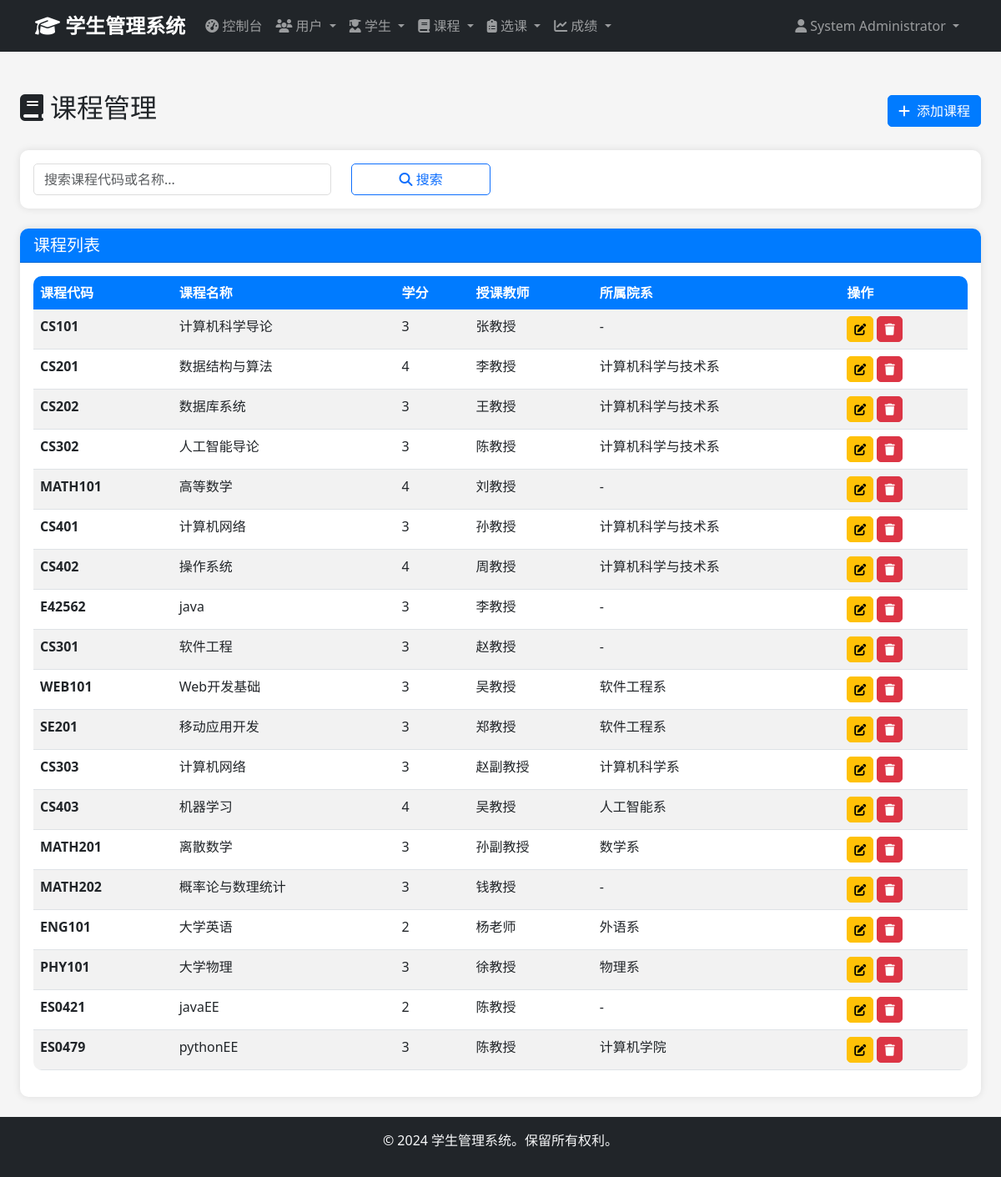
The page /admin/courses (signed in) on the database as committed earlier.
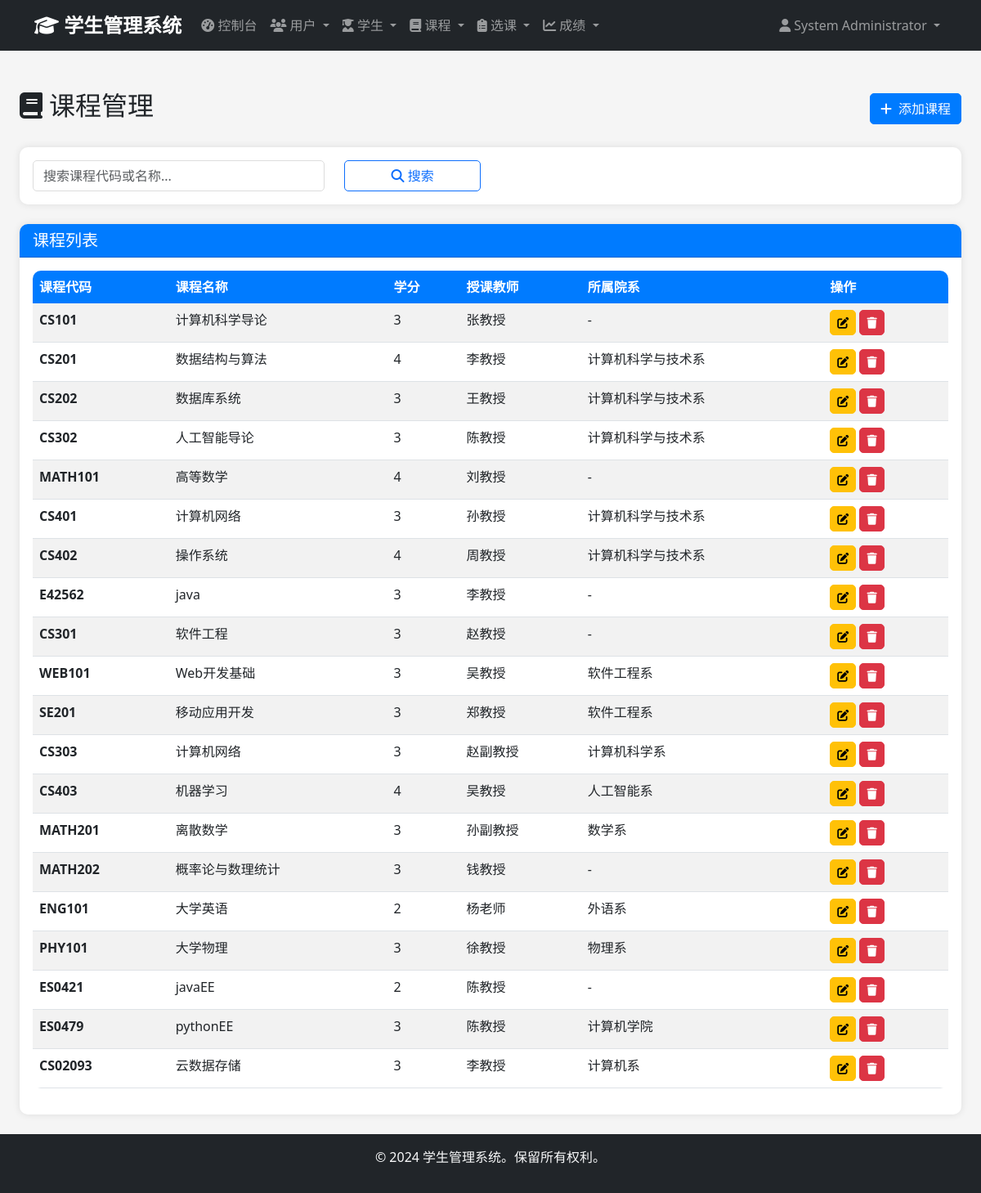
The same page on the database as committed later.
### app/models/user.py (models this page shows, shortened)
class User(UserMixin, db.Model):
    __tablename__ = 'users'
    id = db.Column(db.Integer, primary_key=True)
    username = db.Column(db.String(50), unique=True, nullable=False)
    email = db.Column(db.String(100), unique=True, nullable=False)
    password_hash = db.Column(db.String(255), nullable=False)
    full_name = db.Column(db.String(100), nullable=False)
    phone = db.Column(db.String(20))
    role = db.Column(db.Enum('admin', 'student', name='user_role'), nullable=False, default='student')
    is_active = db.Column(db.Boolean, default=True)
    created_at = db.Column(db.DateTime, default=datetime.utcnow)
    updated_at = db.Column(db.DateTime, default=datetime.utcnow, onupdate=datetime.utcnow)
    administrator = db.relationship('Administrator', backref='user', uselist=False, cascade='all, delete-orphan')
    def is_admin(self):
        return self.role == 'admin'

### app/models/course.py (models this page shows, shortened)
class Course(db.Model):
    __tablename__ = 'courses'
    id = db.Column(db.Integer, primary_key=True)
    course_code = db.Column(db.String(20), unique=True, nullable=False)
    course_name = db.Column(db.String(100), nullable=False)
    description = db.Column(db.Text)
    credits = db.Column(db.Integer, nullable=False, default=3)
    department = db.Column(db.String(100))
    instructor = db.Column(db.String(100))
    created_at = db.Column(db.DateTime, default=datetime.utcnow)
    updated_at = db.Column(db.DateTime, default=datetime.utcnow, onupdate=datetime.utcnow)
    enrollments = db.relationship('Enrollment', backref='course', lazy='dynamic', cascade='all, delete-orphan')

### app/views/admin.py (the view)
@admin_bp.route('/courses')
@login_required
@admin_required
def courses():
    page = request.args.get('page', 1, type=int)
    search = request.args.get('search', '')
    query = Course.query
    if search:
        query = query.filter(
            (Course.course_code.contains(search)) |
            (Course.course_name.contains(search)) |
            (Course.instructor.contains(search))
        )
    courses = query.paginate(
        page=page,
        per_page=20,
        error_out=False
    )
    return render_template('admin/courses/index.html', courses=courses, search=search)

### app/views/auth.py (called while the page is built)
def admin_required(f):
    @wraps(f)
    def decorated_function(*args, **kwargs):
        if not current_user.is_authenticated or not current_user.is_admin():
            flash('访问被拒绝。需要管理员权限。', 'error')
            return redirect(url_for('auth.login'))
        return f(*args, **kwargs)
    return decorated_function

### app/templates/admin/courses/index.html (shortened to what this page needs)
{% extends "base.html" %}
{% block content %}
<div class="container-fluid mt-4">
    <div class="d-flex justify-content-between align-items-center mb-4">
        <div class="d-flex align-items-center">
            <h2>
                <i class="fas fa-book me-2"></i>课程管理
            </h2>
        </div>
        <a href="{{ url_for('admin.create_course') }}" class="btn btn-primary">
            <i class="fas fa-plus me-2"></i>添加课程
        </a>
    </div>
    <div class="card mb-4">
        <div class="card-body">
            <form method="GET" action="{{ url_for('admin.courses') }}">
                <div class="row">
                    <div class="col-md-4">
                        <input type="text" class="form-control" name="search" placeholder="搜索课程代码或名称..."
                               value="{{ search }}">
                    </div>
                    <div class="col-md-2">
                        <button type="submit" class="btn btn-outline-primary w-100">
                            <i class="fas fa-search"></i> 搜索
                        </button>
                    </div>
                </div>
            </form>
        </div>
    </div>
    <div class="card">
        <div class="card-header">
            <h5 class="mb-0">课程列表</h5>
        </div>
        <div class="card-body">
            {% if courses %}
            <div class="table-responsive">
                <table class="table table-striped">
                    <thead>
                        <tr>
                            <th>课程代码</th>
                            <th>课程名称</th>
                            <th>学分</th>
                            <th>授课教师</th>
                            <th>所属院系</th>
                            <th>操作</th>
                        </tr>
                    </thead>
                    <tbody>
                        {% for course in courses %}
                        <tr>
                            <td><strong>{{ course.course_code }}</strong></td>
                            <td>{{ course.course_name }}</td>
                            <td>{{ course.credits }}</td>
                            <td>{{ course.instructor or '未分配' }}</td>
                            <td>{{ course.department or '-' }}</td>
                            <td>
                                <a href="{{ url_for('admin.edit_course', course_id=course.id) }}"
                                   class="btn btn-sm btn-warning" title="编辑">
                                    <i class="fas fa-edit"></i>
                                </a>
                                <button type="button" class="btn btn-sm btn-danger delete-course"
                                        data-id="{{ course.id }}" data-name="{{ course.course_name }}" title="删除">
                                    <i class="fas fa-trash"></i>
                                </button>
                            </td>
                        </tr>
                        {% endfor %}
                    </tbody>
                </table>
            </div>
            {% endif %}
        </div>
    </div>
</div>
{% endblock %}

### app/templates/base.html (shortened to what this page needs)
<!DOCTYPE html>
<html lang="zh-CN">
<head>
    <link href="https://cdn.jsdelivr.net/npm/bootstrap@5.3.0/dist/css/bootstrap.min.css" rel="stylesheet">
    <link href="https://cdnjs.cloudflare.com/ajax/libs/font-awesome/6.4.0/css/all.min.css" rel="stylesheet">
    <link href="{{ url_for('static', filename='css/style.css') }}" rel="stylesheet">
</head>
<body>
    {% if current_user.is_authenticated %}
    <nav class="navbar navbar-expand-lg navbar-dark bg-dark">
        <div class="container">
            <a class="navbar-brand" href="{{ url_for('main.dashboard') }}">
                <i class="fas fa-graduation-cap"></i> 学生管理系统
            </a>
            <div class="collapse navbar-collapse" id="navbarNav">
                <ul class="navbar-nav me-auto">
                    {% if current_user.is_admin() %}
                    <li class="nav-item">
                        <a class="nav-link" href="{{ url_for('admin.dashboard') }}">
                            <i class="fas fa-tachometer-alt"></i> 控制台
                        </a>
                    </li>
                    <li class="nav-item dropdown">
                        <a class="nav-link dropdown-toggle" href="#" data-bs-toggle="dropdown">
                            <i class="fas fa-users"></i> 用户
                        </a>
                    </li>
                    <li class="nav-item dropdown">
                        <a class="nav-link dropdown-toggle" href="#" data-bs-toggle="dropdown">
                            <i class="fas fa-user-graduate"></i> 学生
                        </a>
                    </li>
                    <li class="nav-item dropdown">
                        <a class="nav-link dropdown-toggle" href="#" data-bs-toggle="dropdown">
                            <i class="fas fa-book"></i> 课程
                        </a>
                    </li>
                    <li class="nav-item dropdown">
                        <a class="nav-link dropdown-toggle" href="#" data-bs-toggle="dropdown">
                            <i class="fas fa-clipboard-list"></i> 选课
                        </a>
                    </li>
                    <li class="nav-item dropdown">
                        <a class="nav-link dropdown-toggle" href="#" data-bs-toggle="dropdown">
                            <i class="fas fa-chart-line"></i> 成绩
                        </a>
                    </li>
                    {% endif %}
                </ul>
                <ul class="navbar-nav">
                    <li class="nav-item dropdown">
                        <a class="nav-link dropdown-toggle" href="#" data-bs-toggle="dropdown">
                            <i class="fas fa-user"></i> {{ current_user.full_name }}
                        </a>
                    </li>
                </ul>
            </div>
        </div>
    </nav>
    {% endif %}
    <main class="container-fluid py-4">
        {% block content %}{% endblock %}
    </main>
    <footer class="bg-dark text-light text-center py-3 mt-auto">
        <div class="container">
            <p>&copy; 2024 学生管理系统。保留所有权利。</p>
        </div>
    </footer>
</body>
</html>

### app/static/css/style.css (style rules this page uses)
:root { --primary-color: #007bff; --secondary-color: #6c757d; --success-color: #28a745; --danger-color: #dc3545; --warning-color: #ffc107; --info-color: #17a2b8; --dark-color: #343a40; --light-color: #f8f9fa; }
body { min-height: 100vh; display: flex; flex-direction: column; background-color: #f5f5f5; font-family: 'Segoe UI', Tahoma, Geneva, Verdana, sans-serif; }
main { flex: 1; }
.navbar-brand { font-weight: bold; font-size: 1.5rem; }
.navbar-nav .nav-link { transition: color 0.3s; }
.card { border: none; border-radius: 10px; box-shadow: 0 0 10px rgba(0,0,0,0.1); transition: transform 0.3s, box-shadow 0.3s; }
.card-header { background-color: var(--primary-color); color: white; border-radius: 10px 10px 0 0 !important; font-weight: 600; }
.btn { border-radius: 5px; transition: all 0.3s; }
.btn-primary { background-color: var(--primary-color); border-color: var(--primary-color); }
.btn-danger { background-color: var(--danger-color); border-color: var(--danger-color); }
.table { background-color: white; border-radius: 10px; overflow: hidden; }
.table thead th { background-color: var(--primary-color); color: white; border: none; }
.form-control, .form-select { border-radius: 5px; border: 1px solid #ddd; transition: border-color 0.3s, box-shadow 0.3s; }
footer { margin-top: auto; }

Rows that differ between the two databases and show on the page:
added Course: course_code "CS02093", course_name "云数据存储", credits "3", instructor "李教授", department "计算机系"
